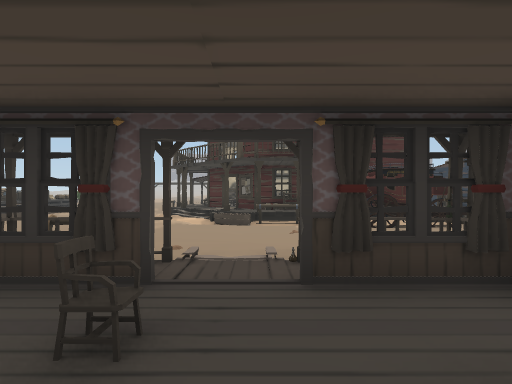
view 1 (above)

24 first-person views from a walk through a scene from a Unity 3-D project. The camera is 1.5 m above the floor, looks level and sees 80° across. The floor is counted in squares, 2 m on a side. Each view is taken from the middle of a square. On the plan, view 1 faces up. The plan holds only what a view shows up to about 10 squares ahead; the rest is blank. The place goes on beyond the plan. Door leaves are left out, so doorways stand open.

view 2
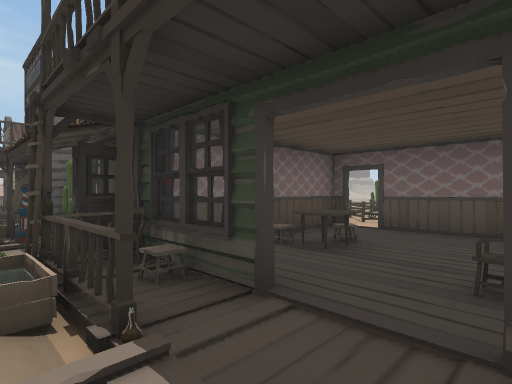

view 3
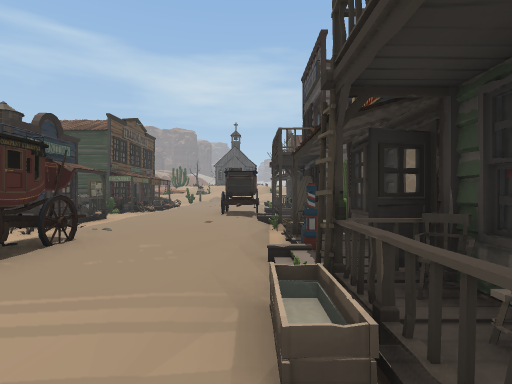

view 4
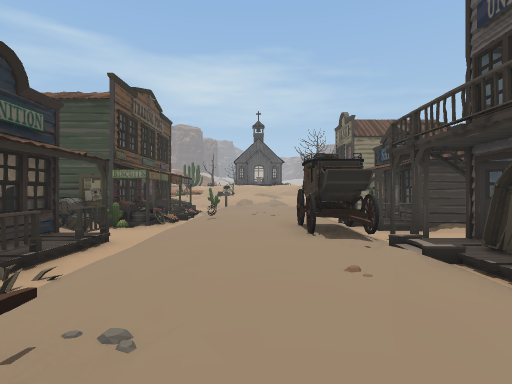

view 5
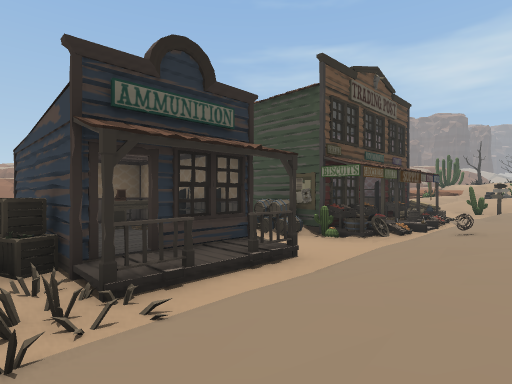

view 6
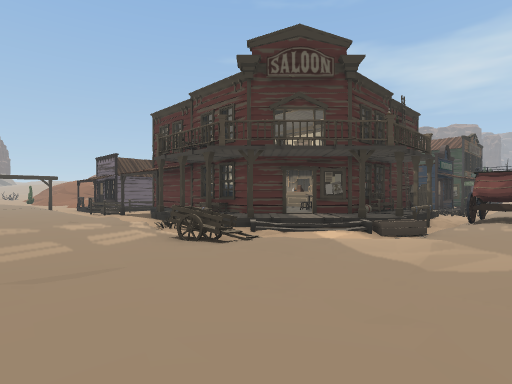

view 7
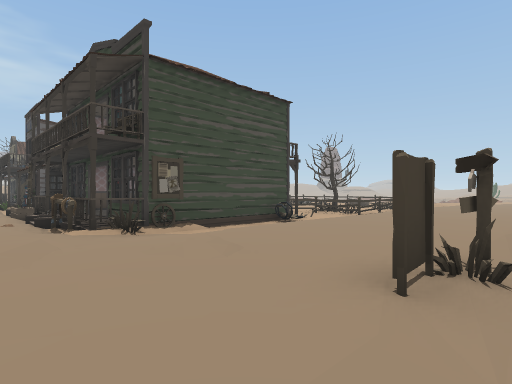

view 8
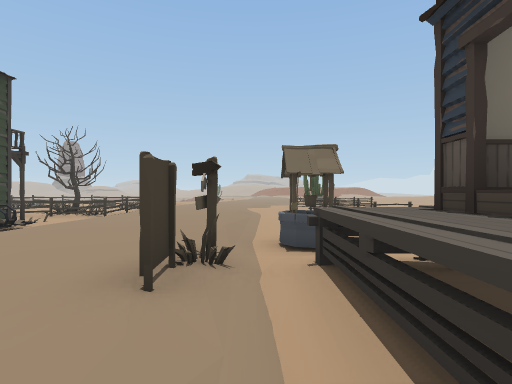

view 9
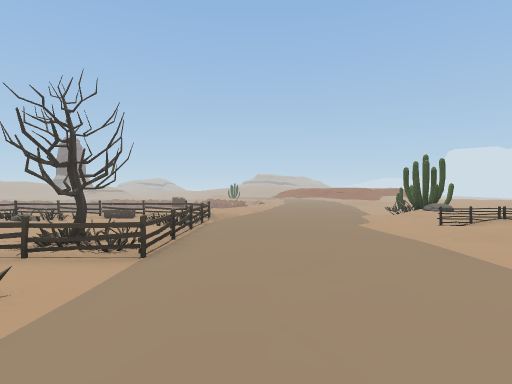

view 10
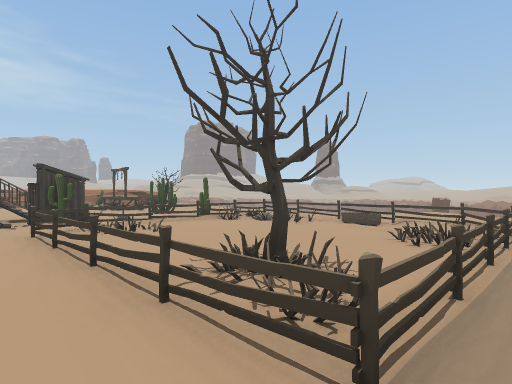

view 11
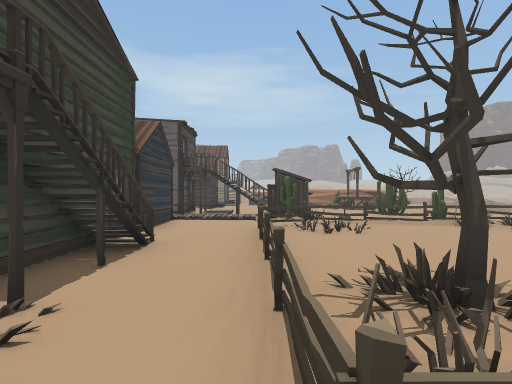

view 12
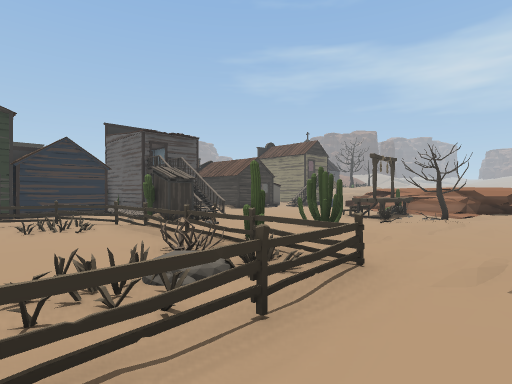

view 13
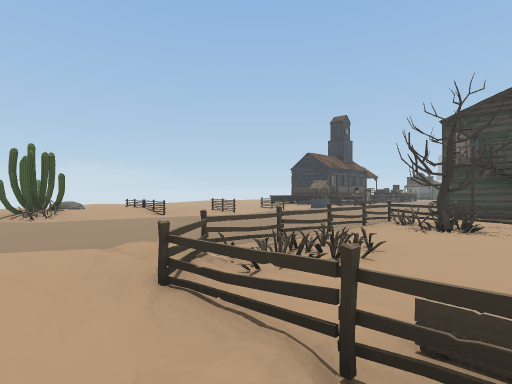

view 14
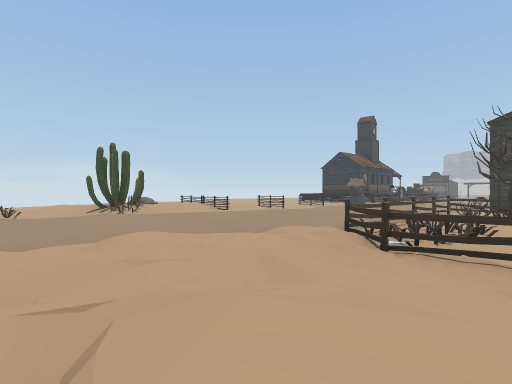

view 15
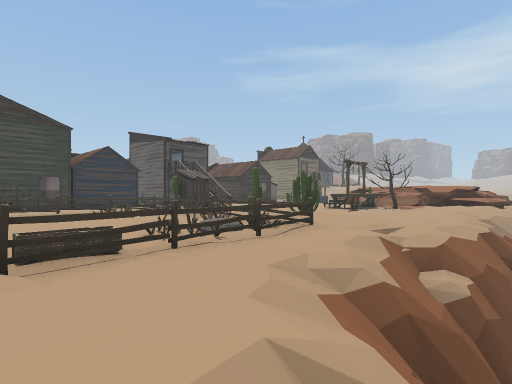

view 16
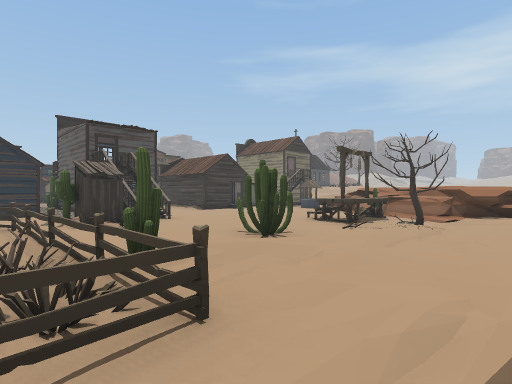

view 17
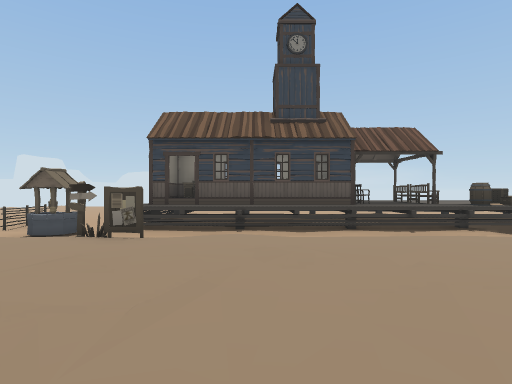

view 18
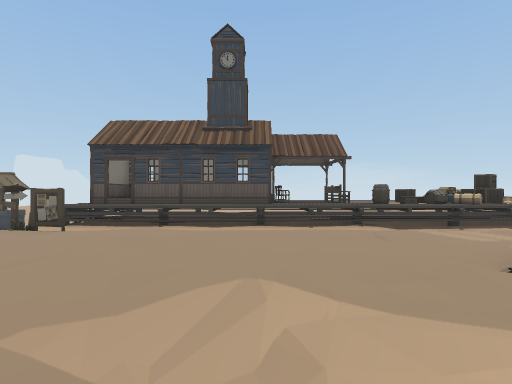

view 19
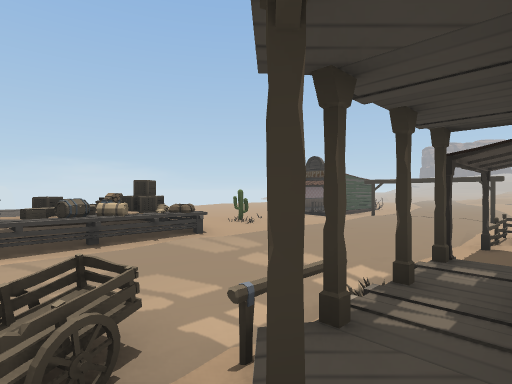

view 20
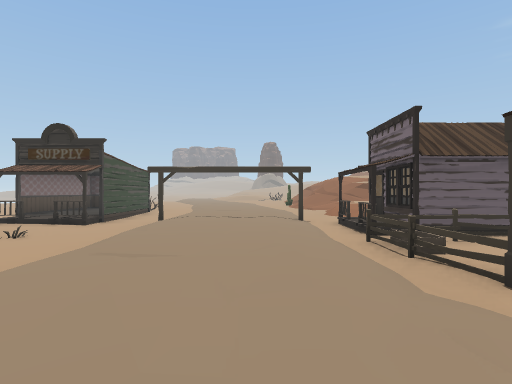

view 21
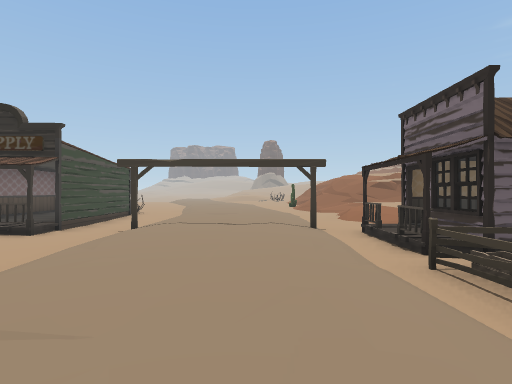

view 22
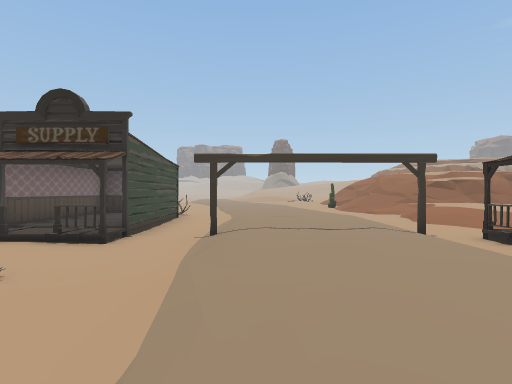

view 23
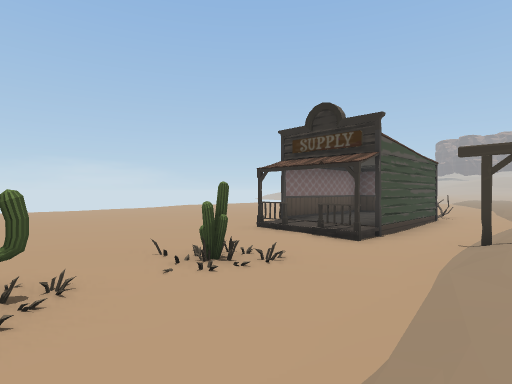

view 24
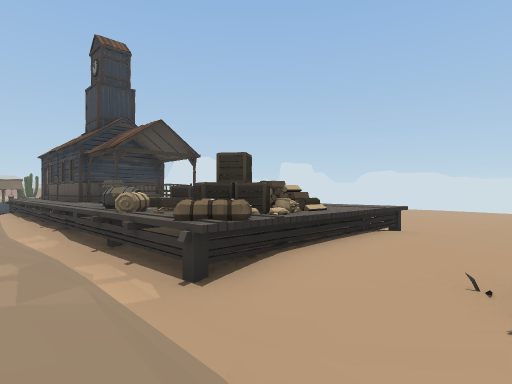

### Floor plan
Key: @ floor where view 1 was taken; # wall or solid block; x gap in a wall; . main floor; : floor 0.25 m higher than the main floor; - floor 0.25 m lower than the main floor; + floor 0.5 m higher than the main floor; _ floor 0.5 m lower than the main floor; * floor 0.75 m higher than the main floor; / step, stairs or slope; D open door; = window, fence, low wall or low ledge; ^ raised ledge; v drop or lower ground; C cactus; T table; F fence; B barrel; R crate; A cart; S sign; U bush; W well; E tree; O other object.
Columns run from 12 left of view 1 to 17 right of it. Each row starts with its distance up from view 1.
 27 #  --...--//+
 26 #.#__.../-//+
 25 #.#_/.../--//
 24 #.#_/.../-_/
 23 /.._#...#OD##
 22 -/O_/.../_D#
 21 -----.../O#
 20 -----.../OFF#
 19 --C--.../FF-
 18 -/---.../F//
 17 /.C--.../F.
 16 .../-...-O
 15 .../-...-.
 14 ^ORO/.../##         ##
 13 OORO/.../xOO         O
 12  ROB-.../O#         OO
 11 ^^OO-...AO#D#        O B
 10 OOBB-...A//D#OOO  RRD OBOD D O
  9  OO^-...../####.-/OO.O-CTOOOOO
  8  OO^-....-//OO//---=-///OT/T//
  7   ^^-..........OOO.......O..//
  6   ^^/......................
  5    ^/.........O......OOO...
  4 OO^^/F....O///O/OOO/=OOO//
  3 #OD^/O..-O#DDDOO O-OOO##=
  2 ^O^^OS../O#DD#O  #C O#-#DOO
  1   -W_F../# ..T#  #     #
  0  -_W_.../# .@.#  #
 -1  FF__.../BD##DD ##
 -2  -__/.../-#-#####/
 -3    _/.../--------//
 -4    _/.../FFFFFFF-//=-
 -5  OO_/...UFEO--OFFOO#--
 -6   ///.../FEO--OOFCO---
 -7  //--.../F--------O-----
 -8 OFF--.../FO-----F------/-
 -9  :///.../FO___-UFC_CC_O*O
-10  //-/.../FO-_OOOF/////_/_=
-11 COU ...//FO/O#OFF//-//E//=#
-12 /C/ .../-/F/-F-F----/--//==
-13 // /.../-//----//--/-///
-14 O  ..../--..//vv^v/// =/
-15       //.-//v vvvv

Where each view was taken, in squares from view 1:
view 1: 0 up, 0 right, facing up
view 2: 4 up, 1 left, facing down-right
view 3: 4 up, 0 right, facing right
view 4: 6 up, 4 right, facing right
view 5: 6 up, 6 right, facing up-right
view 6: 6 up, 7 left, facing up-right
view 7: 5 up, 8 left, facing down-right
view 8: 5 up, 8 left, facing down
view 9: 0 up, 5 left, facing down
view 10: 3 down, 4 left, facing down-right
view 11: 4 down, 4 left, facing right
view 12: 13 down, 1 right, facing up-right
view 13: 13 down, 0 right, facing up-left
view 14: 15 down, 1 left, facing up-left
view 15: 15 down, 1 left, facing up-right
view 16: 13 down, 3 right, facing up-right
view 17: 5 up, 2 left, facing left
view 18: 7 up, 1 left, facing left
view 19: 10 up, 2 left, facing up-left
view 20: 14 up, 5 left, facing up
view 21: 16 up, 5 left, facing up
view 22: 17 up, 7 left, facing up
view 23: 17 up, 7 left, facing up-left
view 24: 17 up, 7 left, facing down-left
